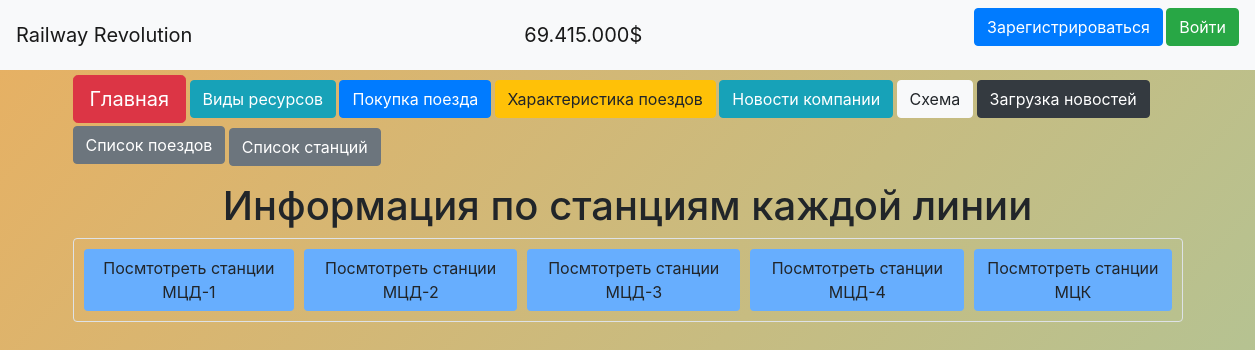
/list_stations, run on the app's committed database.
### data/lines.py (models this page shows)
class Lines(SqlAlchemyBase, SerializerMixin):
    __tablename__ = 'lines'
    id = sqlalchemy.Column(sqlalchemy.Integer,
                           primary_key=True, autoincrement=True)
    name = sqlalchemy.Column(sqlalchemy.String, nullable=True)
    stations = sqlalchemy.Column(sqlalchemy.String, nullable=True)

### main.py (the view)
@app.route('/list_stations')
def list_stations():
    db_sess = db_session.create_session()
    stations_data = db_sess.query(Lines)
    conn = sqlite3.connect('db/Railway_data.db')
    cursor = conn.cursor()
    cursor.execute('SELECT name FROM lines')
    lines = cursor.fetchall()
    conn.close()
    return render_template('list_stations.html', **CONST_PARAMS, title='Список станций',
                           stations_data=stations_data, lines=lines)

### templates/list_stations.html (shortened to what this page needs)
{% extends "base.html" %}
{% block content %}
<head>
</head>
{% if line_name %}
<div style="display: flex; justify-content: center;">
    <h1>Информация о станциях линии {{ line_name }}</h1>
</div>
{% for item in stations_data %}
<div style="display: flex; justify-content: center; font-size: 23px;">
    <div class="col-md6 border rounded" style="margin-top: 6px; padding: 5px; width: 500px;">
        <div style="margin-bottom: 7px; display: flex; justify-content: center;">
            <h1>{{ item["station"] }}</h1>
        </div>
        <article class="box weather" style="margin-left: auto; margin-right: auto; align-items: center;">
            <div style="margin-bottom: 25px;">
                <div class="outer_circle">
                    <div style="margin-left: auto; margin-right: auto;">
                        <img src="https://yastatic.net/weather/i/icons/funky/dark/{{ item['icon'] }}.svg" alt=":("
                             style="100px; height: 100px; margin-left: auto; margin-top: auto;">
                        <div style="display: flex; justify-content: center;padding-top: 2px;">
                            <span class="badge rounded-pill"
                                  style="background-color: #E0FFFF;">{{ item["condition"] }}</span>
                        </div>
                    </div>
                </div>
            </div>
            <div style="display: flex; width: 170px; margin-left: calc(50% - 85px); margin-top: 20px; padding-bottom: 10px; ">
                <div style="width: 40px; height: 40px; margin-top: 7px;">
                    <svg version="1.1" id="Layer_1" xmlns="http://www.w3.org/2000/svg"
                         xmlns:xlink="http://www.w3.org/1999/xlink" x="0px" y="0px" viewBox="0 0 512 512"
                         style="enable-background:new 0 0 512 512;" xml:space="preserve"><path style="fill:#73C9C9;" d="M241.946,378.182c-0.845,0-1.682,0.027-2.509,0.064c-2.573,0.155-5.027-0.809-6.864-2.564 c-1.836-1.755-2.882-4.191-2.882-6.736c0-36.645-31.491-66.4-70.2-66.4c-30.782,0-57.682,18.618-66.954,46.327 c-1.382,4.1-5.482,6.8-9.709,6.309c-1.909-0.182-3.836-0.273-5.791-0.273c-32.209,0-58.418,25.836-58.418,57.6 c0,32.6,27.773,58.818,60.954,57.545c0.482-0.036,1.009-0.009,1.518,0.054H243.71c0.227-0.027,0.455-0.045,0.682-0.064 c24.782-1.255,44.191-21.418,44.191-45.9C288.582,398.8,267.664,378.182,241.946,378.182z"/>
                        <path style="fill:#81A4E3;"
                              d="M267.61,209.391c0.227,0.018,0.464,0.036,0.691,0.064h162.636c0.354-0.045,0.709-0.064,1.073-0.064 c0.136,0,0.282,0,0.418,0.009c33.045,1.445,60.945-24.946,60.954-57.545c0-31.764-26.209-57.6-58.418-57.6 c-1.954,0-3.891,0.091-5.791,0.273c-4.182,0.364-8.336-2.191-9.709-6.309c-9.273-27.709-36.172-46.328-66.954-46.328 c-38.709,0-70.2,29.755-70.2,66.327c0,2.546-1.045,5.018-2.882,6.773c-1.846,1.755-4.336,2.727-6.864,2.6 c-0.827-0.036-1.664-0.064-2.509-0.064c-25.718,0-46.636,20.618-46.636,45.964C223.419,187.973,242.828,208.137,267.61,209.391z"/>
                        <g><path style="fill:#314E55;" d="M247.81,359.818c-4.736-42.6-42.536-75.891-88.318-75.891c-36.3,0-68.4,20.773-82.054,52.364 c-0.136,0-0.264,0-0.4,0c-42.482,0-77.036,34.191-77.036,76.218c0,42.027,34.555,76.218,77.036,76.218 c0.736,0,1.473-0.009,2.2-0.027c0.246,0.018,0.5,0.027,0.745,0.027h164.9c0.573,0,1.136-0.054,1.691-0.164 c34.1-2.364,60.627-30.427,60.627-64.418C307.2,390.491,281.055,362.764,247.81,359.818z M244.392,470.045 c-0.227,0.018-0.454,0.036-0.682,0.064H81.092c-0.509-0.064-1.036-0.091-1.518-0.054c-33.182,1.273-60.955-24.946-60.955-57.545 c0-31.764,26.209-57.6,58.418-57.6c1.954,0,3.882,0.091,5.791,0.273c4.227,0.491,8.327-2.209,9.709-6.309 c9.273-27.709,36.172-46.327,66.954-46.327c38.709,0,70.2,29.755,70.2,66.4c0,2.546,1.045,4.982,2.882,6.736 c1.836,1.755,4.291,2.718,6.864,2.564c0.827-0.036,1.664-0.064,2.509-0.064c25.718,0,46.636,20.618,46.636,45.964 C288.582,448.627,269.173,468.791,244.392,470.045z"/>
                            <path style="fill:#314E55;"
                                  d="M265.373,227.909c0.573,0.109,1.145,0.164,1.736,0.164h164.909c0.246,0,0.5-0.009,0.745-0.027 c0.727,0.018,1.464,0.027,2.2,0.027c42.482,0,77.036-34.191,77.036-76.218s-34.555-76.218-77.036-76.218c-0.136,0-0.264,0-0.4,0 c-13.655-31.591-45.755-52.364-82.054-52.364c-45.755,0-83.545,33.264-88.309,75.891c-33.245,2.945-59.4,30.673-59.4,64.327 C204.801,197.473,231.301,225.527,265.373,227.909z M270.055,117.528c0.845,0,1.682,0.027,2.509,0.064 c2.527,0.127,5.018-0.845,6.864-2.6c1.836-1.755,2.882-4.227,2.882-6.773c0-36.573,31.491-66.327,70.2-66.327 c30.782,0,57.682,18.618,66.954,46.327c1.373,4.118,5.527,6.673,9.709,6.309c1.9-0.182,3.836-0.273,5.791-0.273 c32.209,0,58.418,25.836,58.418,57.6c-0.009,32.6-27.909,58.991-60.954,57.545c-0.137-0.009-0.282-0.009-0.418-0.009 c-0.364,0-0.718,0.018-1.073,0.064H268.301c-0.227-0.027-0.464-0.045-0.691-0.064c-24.782-1.255-44.191-21.418-44.191-45.9 C223.419,138.146,244.337,117.528,270.055,117.528z"/>
                            <path style="fill:#314E55;"
                                  d="M164.865,225.728l-91.391,12.136c-5.091,0.673-8.682,5.355-8,10.455 c0.618,4.682,4.618,8.082,9.218,8.082c0.409,0,0.818-0.027,1.236-0.082l101.881-13.527c2.654-0.354,5.027-1.827,6.509-4.055 c1.491-2.218,1.945-4.982,1.264-7.564l-26.236-98.681c-1.327-4.973-6.427-7.918-11.391-6.609 c-4.973,1.327-7.927,6.427-6.609,11.391L164.865,225.728z"/>
                            <path style="fill:#314E55;"
                                  d="M9.301,219.164c0.409,0,0.818-0.027,1.236-0.082l101.891-13.527 c2.654-0.354,5.027-1.827,6.509-4.055c1.491-2.218,1.945-4.982,1.264-7.564L93.965,95.255c-1.318-4.973-6.418-7.891-11.391-6.609 c-4.973,1.327-7.927,6.427-6.609,11.391l23.518,88.454l-91.4,12.136c-5.091,0.673-8.682,5.355-8,10.455 C0.701,215.764,4.701,219.164,9.301,219.164z"/>
                            <path style="fill:#314E55;"
                                  d="M328.737,305.291l91.4-12.136c5.091-0.673,8.682-5.355,8-10.455c-0.673-5.1-5.364-8.682-10.455-8 l-101.891,13.527c-2.654,0.354-5.027,1.827-6.509,4.055c-1.491,2.218-1.945,4.982-1.264,7.564l26.236,98.672 c1.109,4.173,4.873,6.918,8.991,6.918c0.791,0,1.6-0.1,2.4-0.309c4.973-1.327,7.927-6.427,6.609-11.391L328.737,305.291z"/>
                            <path style="fill:#314E55;"
                                  d="M482.846,330.555l-101.891,13.527c-2.654,0.354-5.027,1.827-6.509,4.055 c-1.491,2.218-1.945,4.982-1.264,7.564l26.236,98.672c1.109,4.173,4.873,6.918,8.991,6.918c0.791,0,1.6-0.1,2.4-0.309 c4.973-1.327,7.927-6.427,6.609-11.391L393.9,361.146l91.4-12.136c5.091-0.673,8.682-5.355,8-10.455 C492.627,333.454,487.946,329.9,482.846,330.555z"/></g>
                </svg>
                </div>
                <div style="padding-top: 10px; padding-left: 4px;">{{ item["pressure_mm"] }}
                </div>
                <div style="font-size: 17px; margin-top: 15px; padding-left: 2px;">мм рт. ст.</div>
            </div>
            <div style="display: flex; margin-left: 33%; margin-top: 20px; padding-bottom: 10px;">
                <div style="width: 40px; height: 40px; margin-top: 7px;">
                    <svg viewBox="-33 0 512 512" xmlns="http://www.w3.org/2000/svg">
                        <path d="m124.023438 176.84375-74.523438-54.265625c-3.398438-2.472656-4.144531-7.234375-1.671875-10.632813 2.472656-3.398437 7.234375-4.148437 10.632813-1.671874l74.523437 54.261718c3.398437 2.476563 4.148437 7.234375 1.671875 10.636719-2.472656 3.394531-7.230469 4.144531-10.632812 1.671875zm0 0"
                              fill="#525468"/>
                        <path d="m47.828125 92.167969c-2.472656-3.398438-1.726563-8.160157 1.671875-10.636719l74.523438-54.261719c3.398437-2.472656 8.160156-1.722656 10.632812 1.671875 2.476562 3.402344 1.726562 8.160156-1.671875 10.636719l-74.523437 54.261719c-3.394532 2.476562-8.15625 1.726562-10.632813-1.671875zm0 0"
                              fill="#525468"/>
                        <path d="m128.503906 33.425781v137.261719l299.3125-19.265625c10.765625-.691406 19.144532-9.625 19.144532-20.414063v-57.902343c0-10.785157-8.378907-19.722657-19.144532-20.414063zm0 0"
                              fill="#e4e3e1"/>
                        <path d="m427.816406 130.90625-299.308594 19.269531v20.511719l299.308594-19.265625c10.765625-.691406 19.144532-9.625 19.144532-20.414063v-20.515624c0 10.789062-8.378907 19.722656-19.144532 20.414062zm0 0"
                              fill="#d1d0cf"/>
                        <path d="m181.582031 36.839844-53.078125-3.414063v137.261719l53.078125-3.414062zm0 0"
                              fill="#ea3f3f"/>
                        <path d="m172.445312 167.859375 9.136719-.585937v-20.515626l-53.078125 3.417969v20.511719zm0 0"
                              fill="#d4352f"/>
                        <path d="m287.730469 160.441406v-116.765625l-53.074219-3.417969v123.597657zm0 0"
                              fill="#ea3f3f"/>
                        <path d="m234.65625 143.339844v20.515625l52.832031-3.398438.242188-.015625v-20.515625zm0 0"
                              fill="#d4352f"/>
                        <path d="m393.882812 50.507812-53.074218-3.417968v109.933594l53.074218-3.417969zm0 0"
                              fill="#ea3f3f"/>
                        <path d="m340.808594 136.507812v20.515626l53.074218-3.417969v-20.511719zm0 0" fill="#d4352f"/>
                        <path d="m128.503906 191.203125c-4.203125 0-7.609375-3.40625-7.609375-7.609375v-163.074219c0-4.203125 3.40625-7.609375 7.609375-7.609375 4.207032 0 7.613282 3.40625 7.613282 7.609375v163.074219c0 4.203125-3.40625 7.609375-7.613282 7.609375zm0 0"
                              fill="#525468"/>
                        <path d="m53.980469 460.59375v-448.230469c0-6.800781-5.5625-12.363281-12.363281-12.363281h-1.03125c-6.800782 0-12.363282 5.5625-12.363282 12.363281v448.230469zm0 0"
                              fill="#e4e3e1"/>
                        <path d="m50.175781 3.472656c-2.226562-2.144531-5.242187-3.472656-8.558593-3.472656h-1.03125c-6.800782 0-12.367188 5.5625-12.367188 12.363281v448.230469h18.148438v-448.230469c0-3.480469 1.46875-6.636719 3.808593-8.890625zm0 0"
                              fill="#d1d0cf"/>
                        <path d="m59.921875 109.667969h-37.640625c-4.203125 0-7.609375-3.40625-7.609375-7.609375 0-4.207032 3.40625-7.613282 7.609375-7.613282h37.640625c4.203125 0 7.609375 3.40625 7.609375 7.613282 0 4.203125-3.40625 7.609375-7.609375 7.609375zm0 0"
                              fill="#525468"/>
                        <path d="m56.042969 459.578125h-29.882813c-6.800781 0-12.363281 5.566406-12.363281 12.367187v32.441407h54.609375v-32.441407c0-6.800781-5.5625-12.367187-12.363281-12.367187zm0 0"
                              fill="#d1d0cf"/>
                        <path d="m46.460938 459.582031h-20.300782c-6.800781 0-12.363281 5.5625-12.363281 12.363281v32.445313h20.296875v-32.445313c0-6.800781 5.5625-12.363281 12.367188-12.363281zm0 0"
                              fill="#c1c1c1"/>
                        <path d="m74.589844 512h-66.976563c-4.207031 0-7.613281-3.40625-7.613281-7.613281 0-4.203125 3.40625-7.609375 7.613281-7.609375h66.976563c4.203125 0 7.609375 3.40625 7.609375 7.609375 0 4.207031-3.40625 7.613281-7.609375 7.613281zm0 0"
                              fill="#e4e3e1"/>
                    </svg>
                </div>
                <div style="padding-top: 10px; padding-left: 4px;"> {{ item["wind_dir_from"] }}⇨{{ item["wind_dir_to"] }}
                </div>
            </div>
            <span class="high-low">{{ item["temp"] }}°/{{ item["feels_like"] }}°</span>
            <div style="display: flex; margin-left: 28%; margin-top: -20px; padding-bottom: 10px;">
                <svg id="windy_cloud_svg" class="windy-cloud"
                     style="background-color: grey; border-radius: 6px; width: 70px;"
                     xmlns="http://www.w3.org/2000/svg" xmlns:xlink="http://www.w3.org/1999/xlink"
                     viewBox="0 0 512 512">
                    <g class="cloud-wrap">
                        <path class="cloud" d="M417,166.1c-24-24.5-57.1-38.8-91.7-38.8c-34.6,0-67.7,14.2-91.7,38.8c-52.8,2.5-95,46.2-95,99.6
    c0,55,44.7,99.7,99.7,99.7c5.8,0,11.6-0.5,17.3-1.5c20.7,13.5,44.9,20.9,69.7,20.9c24.9,0,49.1-7.3,69.8-20.9
    c5.7,1,11.5,1.5,17.3,1.5c54.9,0,99.6-44.7,99.6-99.7C512,212.3,469.8,168.5,417,166.1z M412.4,333.3c-8.3,0-16.4-1.5-24-4.4
    c-17.5,15.2-39.8,23.8-63.1,23.8c-23.2,0-45.5-8.5-63-23.8c-7.6,2.9-15.8,4.4-24,4.4c-37.3,0-67.7-30.4-67.7-67.7
    c0-37.3,30.4-67.7,67.7-67.7c3.2,0,6.4,0.2,9.5,0.7c18.1-24.6,46.5-39.4,77.5-39.4c30.9,0,59.4,14.8,77.5,39.4
    c3.1-0.5,6.3-0.7,9.6-0.7c37.3,0,67.6,30.4,67.6,67.7C480,303,449.7,333.3,412.4,333.3z"/>
                    </g>
                    <path class="wind-three"
                          d="M144,352H16c-8.8,0-16,7.2-16,16s7.2,16,16,16h128c8.8,0,16-7.2,16-16S152.8,352,144,352z"/>
                    <path class="wind-two"
                          d="M16,320h94c8.8,0,16-7.2,16-16s-7.2-16-16-16H16c-8.8,0-16,7.2-16,16S7.2,320,16,320z"/>
                    <path class="wind-one"
                          d="M16,256h64c8.8,0,16-7.2,16-16s-7.2-16-16-16H16c-8.8,0-16,7.2-16,16S7.2,256,16,256z"/>
                </svg>
                <div style="padding-top: 30px; padding-left: 4px;">{{ item["wind_speed"] }} м/с</div>
            </div>
        </article>
    </div>
</div>
{% endfor %}
{% else %}
<h1 style="display:flex; justify-content:center;">Информация по станциям каждой линии</h1>
<div class="col-md6 border rounded"
     style="margin-top: 6px; padding: 5px; width: auto; display:flex; justify-content:center;">
    {% for item in lines %}
    <a style="margin: 5px; background: #67AEFE;" href="/list_stations/{{ item[0] }}" class="btn btn-small">
        Посмтотреть станции {{ item[0] }}
    </a>
    {% endfor %}
</div>
{% endif %}
{% endblock %}

### templates/base.html (shortened to what this page needs)
<!DOCTYPE html>
<html lang="en">
<head>
    <link rel="stylesheet" href="https://stackpath.bootstrapcdn.com/bootstrap/4.4.1/css/bootstrap.min.css"
>
    <link rel="stylesheet" type="text/css" href="/static/css/style.css"></link>
</head>
<body>
<header>
    <nav class="navbar navbar-light bg-light">
        <a class="navbar-brand" href="/">Railway Revolution</a>
        <a class="navbar-brand"> {{ money }} </a>
        {% if current_user.is_authenticated %}
        <a class="navbar-brand" href="/logout">{{ current_user.name }}</a>
        {% else %}
        <p>
            <a class="btn btn-primary " href="/register">Зарегистрироваться</a>
            <a class="btn btn-success" href="/login">Войти</a>
        </p>
        {% endif %}
    </nav>
</header>
<main role="main" class="container">
    <div id="shapka_div" style="margin-top: 5px;">
        <p>
            <a class="btn btn-danger btn-lg" href="/">Главная</a>
            <a class="btn btn-info" href="/resources">Виды ресурсов</a>
            <a class="btn btn-primary" href="/buying_train">Покупка поезда</a>
            <a class="btn btn-warning" href="/train_info">Характеристика поездов</a>
            <a class="btn btn-info" href="/news">Новости компании</a>
            <a class="btn btn-light" href="/scheme">Схема</a>
            <a class="btn btn-dark" href="/load_news_by_txt">Загрузка новостей</a>
            <a class="btn btn-secondary" href="/list_trains">Список поездов</a>
            <a class="btn btn-secondary" style="margin-top: 5px;" href="/list_stations">Список станций</a>
        </p>
    </div>
    {% block content %}{% endblock %}
</main>
</body>
</html>

### data on the page
Lines: name "МЦД-1"
Lines: name "МЦД-2"
Lines: name "МЦД-3"
Lines: name "МЦД-4"
Lines: name "МЦК"

### other printed values
{{ money }} "69.415.000$"
